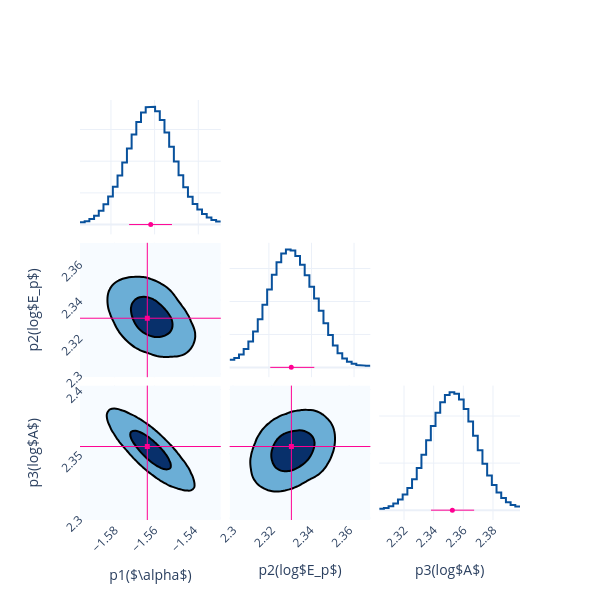

This figure's notebook cell:
### Code cell
fig = Plot.post_corner(post, ploter='plotly')
fig.save(f'{savepath}/corner')

### Figure 1 — Plotly figure (JSON) as saved in the notebook; plotly's stock layout.template omitted (floating-point values rounded to 4 significant figures; data arrays with more than 128 entries replaced by an {"elided": "..."} marker saying what was removed)
{"data": [{"line": {"color": "#08519c", "width": 2}, "mode": "lines", "name": "p1($\\alpha$)", "showlegend": false, "type": "scatter", "x": [-1.594, -1.592, -1.592, -1.59, -1.59, -1.588, -1.588, -1.586, -1.586, -1.583, -1.583, -1.581, -1.581, -1.579, -1.579, -1.577, -1.577, -1.575, -1.575, -1.573, -1.573, -1.571, -1.571, -1.568, -1.568, -1.566, -1.566, -1.564, -1.564, -1.562, -1.562, -1.56, -1.56, -1.558, -1.558, -1.555, -1.555, -1.553, -1.553, -1.551, -1.551, -1.549, -1.549, -1.547, -1.547, -1.545, -1.545, -1.543, -1.543, -1.54, -1.54, -1.538, -1.538, -1.536, -1.536, -1.534, -1.534, -1.532, -1.532, -1.53], "xaxis": "x", "y": [0.7603, 0.7603, 1.07, 1.07, 1.736, 1.736, 2.823, 2.823, 4.374, 4.374, 6.395, 6.395, 8.891, 8.891, 11.9, 11.9, 15.47, 15.47, 19.57, 19.57, 24.01, 24.01, 28.44, 28.44, 32.38, 32.38, 35.37, 35.37, 37.04, 37.04, 37.18, 37.18, 35.77, 35.77, 32.96, 32.96, 29.08, 29.08, 24.57, 24.57, 19.92, 19.92, 15.55, 15.55, 11.78, 11.78, 8.777, 8.777, 6.494, 6.494, 4.747, 4.747, 3.348, 3.348, 2.228, 2.228, 1.427, 1.427, 1.009, 1.009], "yaxis": "y"}, {"line": {"color": "#08519c", "width": 2}, "mode": "lines", "name": "p2(log$E_p$)", "showlegend": false, "type": "scatter", "x": [2.302, 2.304, 2.304, 2.306, 2.306, 2.308, 2.308, 2.31, 2.31, 2.313, 2.313, 2.315, 2.315, 2.317, 2.317, 2.319, 2.319, 2.321, 2.321, 2.324, 2.324, 2.326, 2.326, 2.328, 2.328, 2.33, 2.33, 2.332, 2.332, 2.335, 2.335, 2.337, 2.337, 2.339, 2.339, 2.341, 2.341, 2.343, 2.343, 2.346, 2.346, 2.348, 2.348, 2.35, 2.35, 2.352, 2.352, 2.354, 2.354, 2.357, 2.357, 2.359, 2.359, 2.361, 2.361, 2.363, 2.363, 2.365, 2.365, 2.368], "xaxis": "x5", "y": [2.33, 2.33, 2.866, 2.866, 3.95, 3.95, 5.604, 5.604, 7.882, 7.882, 10.87, 10.87, 14.62, 14.62, 18.99, 18.99, 23.64, 23.64, 28.12, 28.12, 31.93, 31.93, 34.58, 34.58, 35.78, 35.78, 35.47, 35.47, 33.83, 33.83, 31.18, 31.18, 27.95, 27.95, 24.47, 24.47, 20.91, 20.91, 17.22, 17.22, 13.44, 13.44, 9.805, 9.805, 6.675, 6.675, 4.292, 4.292, 2.677, 2.677, 1.676, 1.676, 1.085, 1.085, 0.7421, 0.7421, 0.5504, 0.5504, 0.4642, 0.4642], "yaxis": "y5"}, {"colorscale": [[0, "rgb(247,251,255)"], [0.125, "rgb(222,235,247)"], [0.25, "rgb(198,219,239)"], [0.375, "rgb(158,202,225)"], [0.5, "rgb(107,174,214)"], [0.625, "rgb(66,146,198)"], [0.75, "rgb(33,113,181)"], [0.875, "rgb(8,81,156)"], [1, "rgb(8,48,107)"]], "contours": {"end": 0.004172, "size": 0.003227, "start": 0.0009443}, "line": {"width": 2}, "name": "p1($\\alpha$)&p2(log$E_p$)", "ncontours": 2, "showlegend": false, "showscale": false, "type": "contour", "x": [-1.597, -1.595, -1.593, -1.591, -1.589, -1.587, -1.585, -1.582, -1.58, -1.578, -1.576, -1.574, -1.572, -1.569, -1.567, -1.565, -1.563, -1.561, -1.559, -1.557, -1.554, -1.552, -1.55, -1.548, -1.546, -1.544, -1.542, -1.539, -1.537, -1.535, -1.533, -1.531, -1.529, -1.526], "xaxis": "x4", "y": [2.298, 2.3, 2.303, 2.305, 2.307, 2.309, 2.311, 2.314, 2.316, 2.318, 2.32, 2.322, 2.325, 2.327, 2.329, 2.331, 2.334, 2.336, 2.338, 2.34, 2.342, 2.345, 2.347, 2.349, 2.351, 2.353, 2.356, 2.358, 2.36, 2.362, 2.364, 2.367, 2.369, 2.371], "yaxis": "y4", "z": {"elided": "34x34 float values"}}, {"line": {"color": "#08519c", "width": 2}, "mode": "lines", "name": "p3(log$A$)", "showlegend": false, "type": "scatter", "x": [2.303, 2.306, 2.306, 2.31, 2.31, 2.313, 2.313, 2.316, 2.316, 2.319, 2.319, 2.322, 2.322, 2.325, 2.325, 2.329, 2.329, 2.332, 2.332, 2.335, 2.335, 2.338, 2.338, 2.341, 2.341, 2.344, 2.344, 2.348, 2.348, 2.351, 2.351, 2.354, 2.354, 2.357, 2.357, 2.36, 2.36, 2.363, 2.363, 2.367, 2.367, 2.37, 2.37, 2.373, 2.373, 2.376, 2.376, 2.379, 2.379, 2.382, 2.382, 2.386, 2.386, 2.389, 2.389, 2.392, 2.392, 2.395, 2.395, 2.398], "xaxis": "x9", "y": [0.3115, 0.3115, 0.4792, 0.4792, 0.8438, 0.8438, 1.432, 1.432, 2.248, 2.248, 3.311, 3.311, 4.705, 4.705, 6.568, 6.568, 8.964, 8.964, 11.79, 11.79, 14.84, 14.84, 17.87, 17.87, 20.67, 20.67, 22.94, 22.94, 24.44, 24.44, 25.03, 25.03, 24.7, 24.7, 23.49, 23.49, 21.47, 21.47, 18.81, 18.81, 15.79, 15.79, 12.72, 12.72, 9.859, 9.859, 7.377, 7.377, 5.355, 5.355, 3.775, 3.775, 2.571, 2.571, 1.681, 1.681, 1.083, 1.083, 0.7783, 0.7783], "yaxis": "y9"}, {"colorscale": [[0, "rgb(247,251,255)"], [0.125, "rgb(222,235,247)"], [0.25, "rgb(198,219,239)"], [0.375, "rgb(158,202,225)"], [0.5, "rgb(107,174,214)"], [0.625, "rgb(66,146,198)"], [0.75, "rgb(33,113,181)"], [0.875, "rgb(8,81,156)"], [1, "rgb(8,48,107)"]], "contours": {"end": 0.00694, "size": 0.005468, "start": 0.001472}, "line": {"width": 2}, "name": "p1($\\alpha$)&p3(log$A$)", "ncontours": 2, "showlegend": false, "showscale": false, "type": "contour", "x": [-1.597, -1.595, -1.593, -1.591, -1.589, -1.587, -1.585, -1.582, -1.58, -1.578, -1.576, -1.574, -1.572, -1.569, -1.567, -1.565, -1.563, -1.561, -1.559, -1.557, -1.554, -1.552, -1.55, -1.548, -1.546, -1.544, -1.542, -1.539, -1.537, -1.535, -1.533, -1.531, -1.529, -1.526], "xaxis": "x7", "y": [2.299, 2.302, 2.305, 2.308, 2.311, 2.314, 2.318, 2.321, 2.324, 2.327, 2.33, 2.333, 2.336, 2.34, 2.343, 2.346, 2.349, 2.352, 2.355, 2.359, 2.362, 2.365, 2.368, 2.371, 2.374, 2.378, 2.381, 2.384, 2.387, 2.39, 2.393, 2.397, 2.4, 2.403], "yaxis": "y7", "z": {"elided": "34x34 float values"}}, {"colorscale": [[0, "rgb(247,251,255)"], [0.125, "rgb(222,235,247)"], [0.25, "rgb(198,219,239)"], [0.375, "rgb(158,202,225)"], [0.5, "rgb(107,174,214)"], [0.625, "rgb(66,146,198)"], [0.75, "rgb(33,113,181)"], [0.875, "rgb(8,81,156)"], [1, "rgb(8,48,107)"]], "contours": {"end": 0.003923, "size": 0.002998, "start": 0.0009245}, "line": {"width": 2}, "name": "p2(log$E_p$)&p3(log$A$)", "ncontours": 2, "showlegend": false, "showscale": false, "type": "contour", "x": [2.298, 2.3, 2.303, 2.305, 2.307, 2.309, 2.311, 2.314, 2.316, 2.318, 2.32, 2.322, 2.325, 2.327, 2.329, 2.331, 2.334, 2.336, 2.338, 2.34, 2.342, 2.345, 2.347, 2.349, 2.351, 2.353, 2.356, 2.358, 2.36, 2.362, 2.364, 2.367, 2.369, 2.371], "xaxis": "x8", "y": [2.299, 2.302, 2.305, 2.308, 2.311, 2.314, 2.318, 2.321, 2.324, 2.327, 2.33, 2.333, 2.336, 2.34, 2.343, 2.346, 2.349, 2.352, 2.355, 2.359, 2.362, 2.365, 2.368, 2.371, 2.374, 2.378, 2.381, 2.384, 2.387, 2.39, 2.393, 2.397, 2.4, 2.403], "yaxis": "y8", "z": {"elided": "34x34 float values"}}, {"error_x": {"array": [0.009743], "arrayminus": [0.009907], "color": "#FF0092", "symmetric": false, "thickness": 1, "type": "data", "width": 0}, "marker": {"color": "#FF0092", "size": 5, "symbol": "circle"}, "mode": "markers", "name": "p1($\\alpha$)", "showlegend": false, "type": "scatter", "x": [-1.562], "xaxis": "x", "y": [0.01], "yaxis": "y"}, {"error_x": {"array": [0.01083], "arrayminus": [0.009858], "color": "#FF0092", "symmetric": false, "thickness": 1, "type": "data", "width": 0}, "marker": {"color": "#FF0092", "size": 5, "symbol": "circle"}, "mode": "markers", "name": "p2(log$E_p$)", "showlegend": false, "type": "scatter", "x": [2.331], "xaxis": "x5", "y": [0.01], "yaxis": "y5"}, {"error_x": {"array": [0.01472], "arrayminus": [0.01439], "color": "#FF0092", "symmetric": false, "thickness": 1, "type": "data", "width": 0}, "marker": {"color": "#FF0092", "size": 5, "symbol": "circle"}, "mode": "markers", "name": "p3(log$A$)", "showlegend": false, "type": "scatter", "x": [2.353], "xaxis": "x9", "y": [0.01], "yaxis": "y9"}, {"marker": {"color": "#FF0092", "size": 5, "symbol": "square"}, "mode": "markers", "name": "p1($\\alpha$)&p2(log$E_p$)", "showlegend": false, "type": "scatter", "x": [-1.563], "xaxis": "x4", "y": [2.33], "yaxis": "y4"}, {"marker": {"color": "#FF0092", "size": 5, "symbol": "square"}, "mode": "markers", "name": "p1($\\alpha$)&p3(log$A$)", "showlegend": false, "type": "scatter", "x": [-1.563], "xaxis": "x7", "y": [2.356], "yaxis": "y7"}, {"marker": {"color": "#FF0092", "size": 5, "symbol": "square"}, "mode": "markers", "name": "p2(log$E_p$)&p3(log$A$)", "showlegend": false, "type": "scatter", "x": [2.33], "xaxis": "x8", "y": [2.356], "yaxis": "y8"}], "layout": {"height": 600, "shapes": [{"line": {"color": "#FF0092", "width": 1}, "type": "line", "x0": -1.563, "x1": -1.563, "xref": "x4", "y0": 0, "y1": 1, "yref": "y4 domain"}, {"line": {"color": "#FF0092", "width": 1}, "type": "line", "x0": 0, "x1": 1, "xref": "x4 domain", "y0": 2.33, "y1": 2.33, "yref": "y4"}, {"line": {"color": "#FF0092", "width": 1}, "type": "line", "x0": -1.563, "x1": -1.563, "xref": "x7", "y0": 0, "y1": 1, "yref": "y7 domain"}, {"line": {"color": "#FF0092", "width": 1}, "type": "line", "x0": 0, "x1": 1, "xref": "x7 domain", "y0": 2.356, "y1": 2.356, "yref": "y7"}, {"line": {"color": "#FF0092", "width": 1}, "type": "line", "x0": 2.33, "x1": 2.33, "xref": "x8", "y0": 0, "y1": 1, "yref": "y8 domain"}, {"line": {"color": "#FF0092", "width": 1}, "type": "line", "x0": 0, "x1": 1, "xref": "x8 domain", "y0": 2.356, "y1": 2.356, "yref": "y8"}], "width": 600, "xaxis": {"anchor": "y", "domain": [0, 0.32], "showticklabels": false, "tickangle": -45}, "xaxis2": {"anchor": "y2", "domain": [0.34, 0.66], "showticklabels": false, "tickangle": -45}, "xaxis3": {"anchor": "y3", "domain": [0.68, 1], "showticklabels": false, "tickangle": -45}, "xaxis4": {"anchor": "y4", "domain": [0, 0.32], "showticklabels": false, "tickangle": -45}, "xaxis5": {"anchor": "y5", "domain": [0.34, 0.66], "showticklabels": false, "tickangle": -45}, "xaxis6": {"anchor": "y6", "domain": [0.68, 1], "showticklabels": false, "tickangle": -45}, "xaxis7": {"anchor": "y7", "domain": [0, 0.32], "showticklabels": true, "tickangle": -45, "title": {"text": "p1($\\alpha$)"}}, "xaxis8": {"anchor": "y8", "domain": [0.34, 0.66], "showticklabels": true, "tickangle": -45, "title": {"text": "p2(log$E_p$)"}}, "xaxis9": {"anchor": "y9", "domain": [0.68, 1], "showticklabels": true, "tickangle": -45, "title": {"text": "p3(log$A$)"}}, "yaxis": {"anchor": "x", "domain": [0.68, 1], "showticklabels": false, "tickangle": -45}, "yaxis2": {"anchor": "x2", "domain": [0.68, 1], "showticklabels": false, "tickangle": -45}, "yaxis3": {"anchor": "x3", "domain": [0.68, 1], "showticklabels": false, "tickangle": -45}, "yaxis4": {"anchor": "x4", "domain": [0.34, 0.66], "showticklabels": true, "tickangle": -45, "title": {"text": "p2(log$E_p$)"}}, "yaxis5": {"anchor": "x5", "domain": [0.34, 0.66], "showticklabels": false, "tickangle": -45}, "yaxis6": {"anchor": "x6", "domain": [0.34, 0.66], "showticklabels": false, "tickangle": -45}, "yaxis7": {"anchor": "x7", "domain": [0, 0.32], "showticklabels": true, "tickangle": -45, "title": {"text": "p3(log$A$)"}}, "yaxis8": {"anchor": "x8", "domain": [0, 0.32], "showticklabels": false, "tickangle": -45}, "yaxis9": {"anchor": "x9", "domain": [0, 0.32], "showticklabels": false, "tickangle": -45}}}
